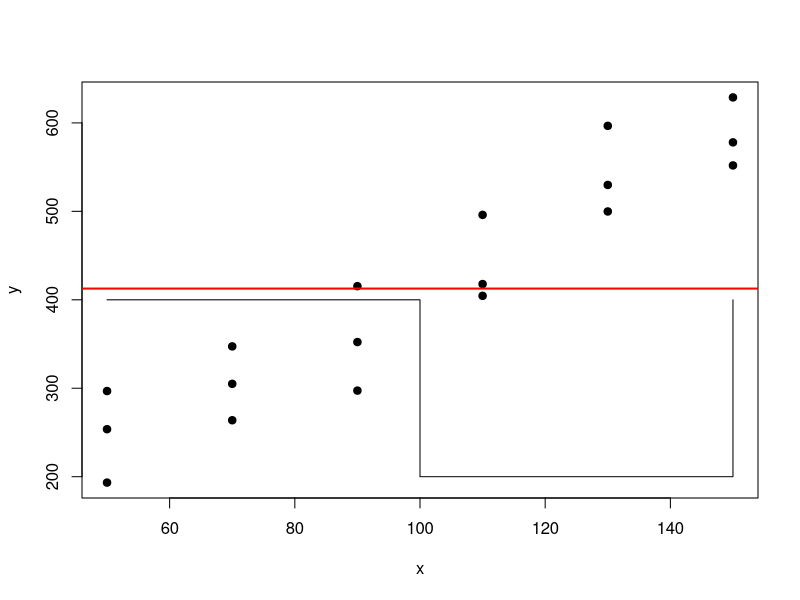

Source code (R): (Note: this script raises an error after producing the figure.)
## ---- chunk 1
knitr::opts_chunk$set(echo = TRUE, comment = NA)
library(tidyverse)
# colores
c0= "#b0394a"
c1= "#ad6395"
c2= "#a391c4"
c3= "#8acfe6"
c4= "#646420"
c5= "#db524f"
paleta4=c("#0d3b66", "#faf0ca", "#f4d35e", "#ee964d")
set.seed(1256)
x <- rep(seq(50, 150, 20), 3)
y <- 62 + 3.5*x + rnorm(18, sd = 50)
df <- data.frame(y, x)
df0 <- df
## ---- chunk 2
set.seed(1256)
x <- rep(seq(50, 150, 20), 3)
y <- 62 + 3.5*x + rnorm(18, sd = 50)
df <- data.frame(y, x)
with(df, {plot(x, y, pch = 19)
   abline(h = mean(y), col = 'red', lwd = 2)
   lines(c(50, 100, 150), c(400, 200, 400), type = 's')
})
## ---- chunk 3
knitr::include_graphics("img/grafico1.png")
## ---- chunk 4
knitr::include_graphics("img/grafico2.png")
## ---- chunk 5
knitr::include_graphics("img/grafico3.png")
